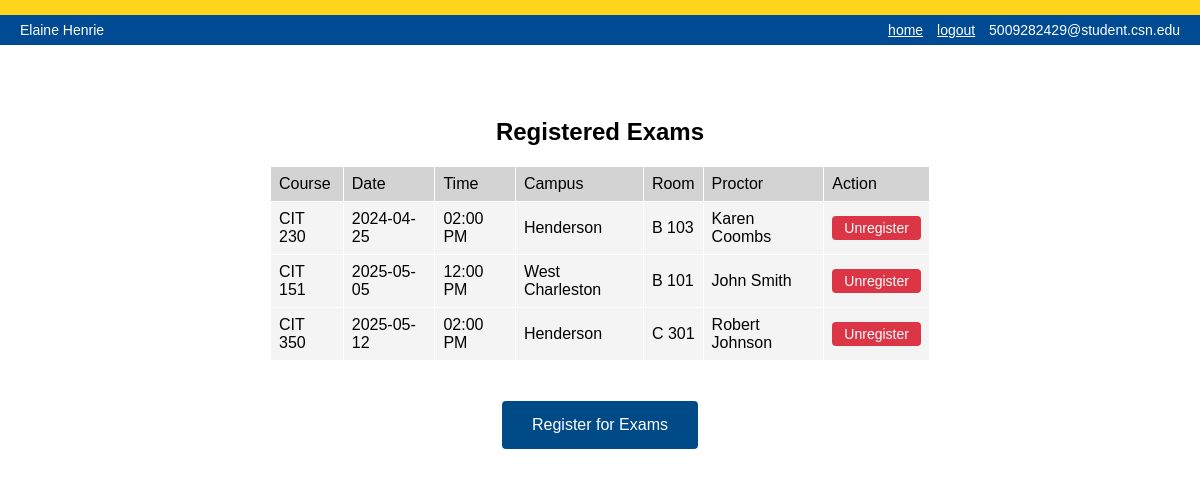
Screenshot of /registered_exams (signed in) with the database file from the repository.
### tables this page shows
CREATE TABLE EXAM_REGISTRATIONS (
    RegistrationID INTEGER PRIMARY KEY AUTOINCREMENT,
    StudentID INTEGER NOT NULL,
    Exam_ID INTEGER NOT NULL,
    RegistrationDate DATETIME DEFAULT CURRENT_TIMESTAMP,
    FOREIGN KEY (StudentID) REFERENCES STUDENTS(StudentID),
    FOREIGN KEY (Exam_ID) REFERENCES EXAMS(Exam_ID),
    UNIQUE(StudentID, Exam_ID)
);

CREATE TABLE EXAMS (
    Exam_ID INTEGER PRIMARY KEY AUTOINCREMENT,
    LocationID INTEGER NOT NULL,
    Exam_Name TEXT NOT NULL,
    ExamDate DATE NOT NULL,
    ExamTime TIME NOT NULL,
    ProctorID INTEGER NOT NULL,
    ExamCapacity INTEGER DEFAULT 20 CHECK (ExamCapacity <= 20),
    CurrentEnrollment INTEGER DEFAULT 0 CHECK (CurrentEnrollment <= ExamCapacity),
    Class TEXT NOT NULL,
    FOREIGN KEY (LocationID) REFERENCES LOCATION(LocationID),
    FOREIGN KEY (ProctorID) REFERENCES FACULTY(FacultyID)
);

CREATE TABLE LOCATION (
    LocationID INTEGER PRIMARY KEY AUTOINCREMENT,
    CampusName TEXT NOT NULL,
    Building TEXT NOT NULL,
    RoomNumber TEXT NOT NULL,
    UNIQUE(CampusName, Building, RoomNumber)
);

### app.py (the view)
@app.route('/registered_exams')
def registered_exams():
    if 'user_id' not in session or session.get('role') != 'Student':
        return redirect(url_for('login'))
    student = database.get_student_details(session['user_id'])
    if not student:
        return redirect(url_for('login'))
    registrations = database.get_student_exams(student['StudentID'])
    exam_count = database.get_registered_exam_count(student['StudentID'])
    return render_template('registered_exams.html',
                         registrations=registrations,
                         exam_count=exam_count)

### database.py (called while the page is built)
def get_db_connection():
    conn = sqlite3.connect(DATABASE)
    conn.row_factory = sqlite3.Row
    return conn

def get_student_details(auth_id):
    conn = get_db_connection()
    student = conn.execute("""
        SELECT
            s.*,
            a.CSN_Email as Email,
            a.Role
        FROM STUDENTS s
        JOIN AUTHENTICATION a ON s.Auth_ID = a.Auth_ID
        WHERE a.Auth_ID = ?
    """, (auth_id,)).fetchone()
    conn.close()
    return student

def get_registered_exam_count(student_id):
    conn = get_db_connection()
    try:
        count = conn.execute("""
            SELECT COUNT(*) as count
            FROM EXAM_REGISTRATIONS
            WHERE StudentID = ?
        """, (student_id,)).fetchone()
        return count['count']
    finally:
        conn.close()

def get_student_exams(student_id):
    conn = get_db_connection()
    try:
        exams = conn.execute("""
            SELECT
                e.*,
                l.CampusName,
                l.Building,
                l.RoomNumber,
                f.FirstName || ' ' || f.LastName as ProctorName,
                er.RegistrationDate
            FROM EXAM_REGISTRATIONS er
            JOIN EXAMS e ON er.Exam_ID = e.Exam_ID
            JOIN LOCATION l ON e.LocationID = l.LocationID
            JOIN FACULTY f ON e.ProctorID = f.FacultyID
            WHERE er.StudentID = ?
            ORDER BY e.ExamDate, e.ExamTime
        """, (student_id,)).fetchall()
        return exams
    finally:
        conn.close()

### templates/registered_exams.html (shortened to what this page needs)
<!DOCTYPE html>
<html lang="en">
	<head>
    	<link rel="stylesheet" href="{{ url_for('static', filename='CSS/sheet-styles.css') }}">
	</head>
	<body>
    	<div class="header-bar">
			<div class="user-name">{{ session.name }}</div>
		     <div class="user-email">
		        <a href="{{ url_for('student_home') }}">home</a> <a href="{{ url_for('login') }}">logout</a>
		        {{ session.email }}
		     </div>
   	 	</div>
    	<div class="content">
            <br><h1>Registered Exams</h1>
            {% if registrations %}
       		<table>
				<tr>
			    	<th>Course</th>
			       	<th>Date</th>
			       	<th>Time</th>
			       	<th>Campus</th>
			       	<th>Room</th>
			       	<th>Proctor</th>
			       	<th>Action</th>
			    </tr>
                {% for exam in registrations %}
			    <tr>
			       	<td>{{ exam.Class }}</td>
			       	<td>{{ exam.ExamDate }}</td>
			       	<td>{{ exam.ExamTime }}</td>
			       	<td>{{ exam.CampusName }}</td>
			       	<td>{{ exam.Building }} {{ exam.RoomNumber }}</td>
			       	<td>{{ exam.ProctorName }}</td>
			       	<td>
                        <form method="POST" action="{{ url_for('cancel_registration', exam_id=exam.Exam_ID) }}" style="display:inline;">
                            <button type="submit" style="background-color: #dc3545; color: white; border: none; border-radius: 4px; padding: 4px 12px; cursor: pointer; font-size: 14px;">
                                Unregister
                            </button>
                        </form>
                    </td>
			    </tr>
                {% endfor %}
       	 	</table>
            {% else %}
            <br><p>You have not registered for any exams yet.</p>
            {% endif %}
            <div style="text-align: center; margin: 20px 0;">
                <a href="{{ url_for('register_exam') }}" class="button" style="background-color: #004b87; border-radius: 4px;">Register for Exams</a>
            </div>
    	</div>
	</body>
</html>

### static/CSS/sheet-styles.css (style rules this page uses)
* { margin:0; padding:0; box-sizing: border-box; font-family: arial; }
html { position: relative; }
html::before { content: ''; position: fixed; top: 0; left: 0; right: 0; height: 15px; background-color: #ffd41c; z-index: 1001; }
body { padding-top: 60px; }
.header-bar { background-color: #004b93; height: 30px; width: 100%; position: fixed; top: 15px; left: 0; display: flex; align-items: center; justify-content: space-between; padding: 0 20px; box-sizing: border-box; z-index: 1000; }
.user-name { font-family: arial; font-size: 14px; color: white; }
.user-email { font-family: arial; font-size: 14px; color: white; }
.user-email a { color: white; margin-right: 10px; }
.button { display: inline-block; margin: 20px; padding: 15px 30px; background-color: #242526; color: white; text-decoration: none; font-size: 16px; }
.content { padding-top: 20px; width: 100%; }
.content table { max-width: 55%; }
h1 { text-align: center; margin: 20px 0; font-size: 24px; color: black; }
table { width: 95%; border-collapse: collapse; margin: 0 auto; }
th { background-color: #d3d3d3; font-weight: normal; text-align: left; padding: 8px; border: 1px solid #fff; }
td { padding: 8px; border: 1px solid #fff; background-color: #f4f4f4; }

### rows the page displays
EXAM_REGISTRATIONS: Class "CIT 230", ExamDate "2024-04-25", ExamTime "02:00 PM", CampusName "Henderson", Building "B", RoomNumber "103", ProctorName "Karen Coombs"
EXAM_REGISTRATIONS: Class "CIT 151", ExamDate "2025-05-05", ExamTime "12:00 PM", CampusName "West Charleston", Building "B", RoomNumber "101", ProctorName "John Smith"
EXAM_REGISTRATIONS: Class "CIT 350", ExamDate "2025-05-12", ExamTime "02:00 PM", CampusName "Henderson", Building "C", RoomNumber "301", ProctorName "Robert Johnson"

### other values shown
{{ session.name }} "Elaine Henrie"
{{ session.email }} "5009282429@student.csn.edu"
